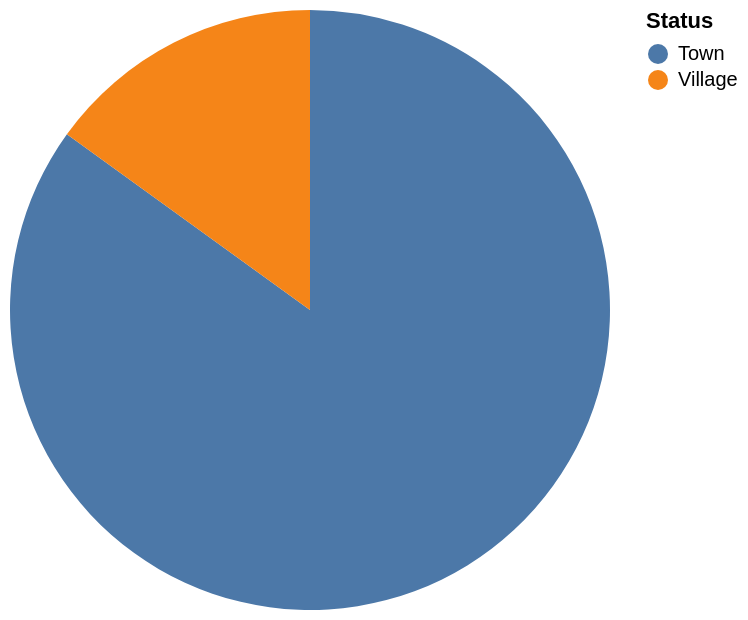

Source (Vega-Lite JSON):
### Vega-Lite specification from a JSON file in a GitHub repository (floating-point values rounded to 4 significant figures)
{"data": {"values": [{"x_data": "Town", "y_data": 5706}, {"x_data": "Village", "y_data": 1010.0}]}, "mark": "arc", "encoding": {"theta": {"field": "y_data", "type": "quantitative", "title": "avg(Population)"}, "color": {"field": "x_data", "type": "nominal", "title": "Status"}}}
